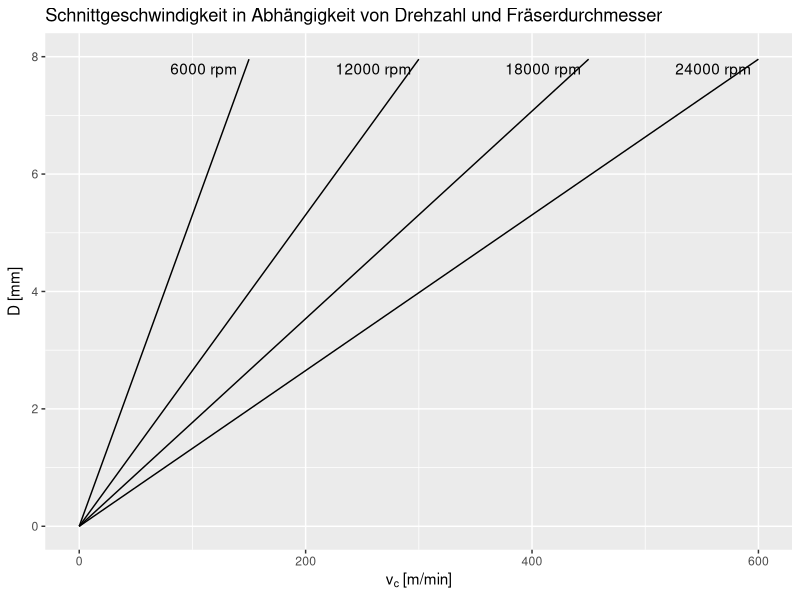

R code for this plot:
library("ggplot2")

# Funktionen aus Dietrich, Tschätsch "Praxis der Zerspanungstechnik" 11. Auflage 2014

# Returns the Diameter of the millhead for a given v_c and n_c
# Erzeugt also Kennlinien auf einem v_c / D Chart
nccalc <- function(v_c, n_c){
    if (n_c < 6000 || n_c > 24000) return(NaN)
    
    D <- (v_c * 10^3) / (n_c * pi)

    D <- ifelse(D>8,NA,D)

    return(D)

}


# Minimal D=0.5 n_c = 6000 --> 9m/min
# Maximal D=8, n_c = 24000 --> 600m/min
p <- ggplot(data.frame(x = c(0, 600)), aes(x))
p <- p + scale_y_continuous(limits = c(0, 8))

#png('schnittgeschwindigkeit.png', height = 800, width = 1000, units = 'px')

for (i in seq(6000, 24000, 6000)) {
    p <- p + stat_function(fun=nccalc, args=list(n_c = i)) + annotate("text", x=(i*0.025)-40, y=7.8, label=sprintf("%d rpm", i))
}

print(
      p + 
      xlab(bquote(v[c]~"[m/min]")) +
      ylab(bquote(D~"[mm]")) +
      labs(title="Schnittgeschwindigkeit in Abhängigkeit von Drehzahl und Fräserdurchmesser") 
) 
#dev.off()
